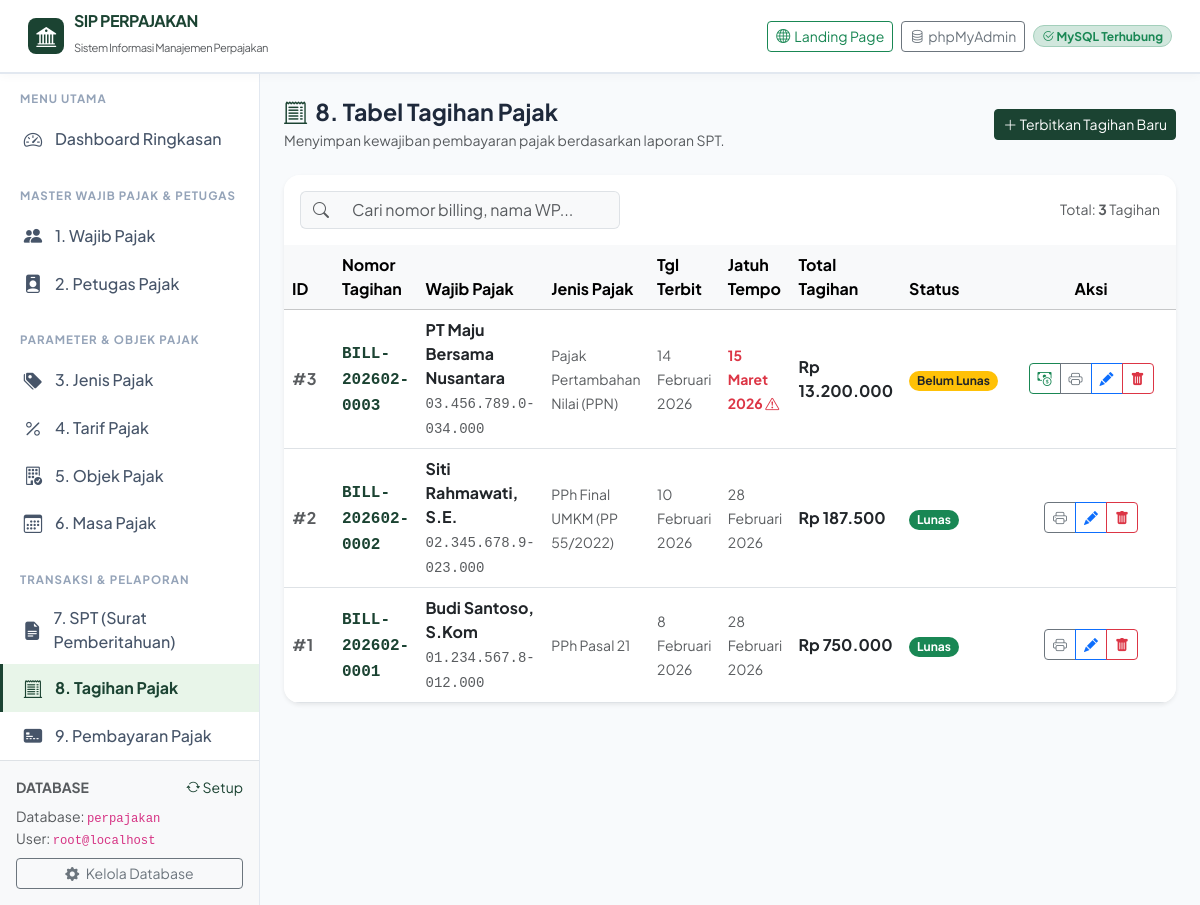
The page /tagihan.php on the database its author committed.
### tables this page shows
CREATE TABLE `tagihan` (
  `id_tagihan` INT NOT NULL AUTO_INCREMENT,
  `id_spt` INT NOT NULL,
  `nomor_tagihan` VARCHAR(50) DEFAULT NULL,
  `tanggal_tagihan` DATE DEFAULT NULL,
  `tanggal_jatuh_tempo` DATE DEFAULT NULL,
  `total_tagihan` DECIMAL(15,2) NOT NULL,
  `status` ENUM('Belum Lunas','Sebagian','Lunas') NOT NULL DEFAULT 'Belum Lunas',
  PRIMARY KEY (`id_tagihan`),
  UNIQUE KEY `uk_tagihan_spt` (`id_spt`),
  UNIQUE KEY `uk_nomor_tagihan` (`nomor_tagihan`),
  CONSTRAINT `fk_tagihan_spt` FOREIGN KEY (`id_spt`) REFERENCES `spt` (`id_spt`) ON DELETE CASCADE ON UPDATE CASCADE
);

### tagihan.php (the view, shortened to what this page needs)
<?php
require_once __DIR__ . '/includes/header.php';
$db = getDB();
$action = $_GET['action'] ?? 'index';
$id = isset($_GET['id']) ? (int)$_GET['id'] : 0;
$spt_options = [];
if ($dbReady) {
    try {
        $spt_query = "
            SELECT s.id_spt, s.jumlah_pajak, wp.nama AS nama_wp, jp.nama_pajak, mp.tahun_pajak
            FROM spt s
            JOIN wajib_pajak wp ON s.id_wajib_pajak = wp.id_wajib_pajak
            JOIN jenis_pajak jp ON s.id_jenis_pajak = jp.id_jenis_pajak
            JOIN masa_pajak mp ON s.id_masa_pajak = mp.id_masa_pajak
            WHERE s.id_spt NOT IN (SELECT id_spt FROM tagihan " . ($id > 0 ? "WHERE id_tagihan != $id" : "") . ")
            ORDER BY s.id_spt DESC
        ";
        $spt_options = $db->query($spt_query)->fetchAll();
    } catch (Exception $e) {}
}
$row_data = null;
$data_list = [];
if ($dbReady) {
    try {
        $data_list = $db->query("
            SELECT t.*,
                   wp.nama AS nama_wp, wp.npwp,
                   jp.nama_pajak,
                   COALESCE(SUM(p.jumlah_bayar), 0) AS total_sudah_dibayar
            FROM tagihan t
            JOIN spt s ON t.id_spt = s.id_spt
            JOIN wajib_pajak wp ON s.id_wajib_pajak = wp.id_wajib_pajak
            JOIN jenis_pajak jp ON s.id_jenis_pajak = jp.id_jenis_pajak
            LEFT JOIN pembayaran p ON t.id_tagihan = p.id_tagihan AND p.status = 'Berhasil'
            GROUP BY t.id_tagihan
            ORDER BY t.id_tagihan DESC
        ")->fetchAll();
    } catch (Exception $e) {}
}
?>
<div class="d-flex justify-content-between align-items-center flex-wrap gap-2 mb-4">
    <div>
        <h1 class="page-title"><i class="bi bi-receipt-cutoff text-tax-primary me-2"></i>8. Tabel Tagihan Pajak</h1>
        <p class="text-muted small mb-0">Menyimpan kewajiban pembayaran pajak berdasarkan laporan SPT.</p>
    </div>
    <div>
        <?php if ($action === 'create' || $action === 'edit'): ?>
            <a href="tagihan.php" class="btn btn-outline-secondary btn-sm"><i class="bi bi-arrow-left"></i> Kembali ke Daftar</a>
        <?php else: ?>
            <a href="tagihan.php?action=create" class="btn btn-tax-primary btn-sm"><i class="bi bi-plus-lg"></i> Terbitkan Tagihan Baru</a>
        <?php endif; ?>
    </div>
</div>
<?php if ($action === 'create' || $action === 'edit'): ?>
    <div class="card border-0 shadow-sm rounded-4">
        <div class="card-header bg-white py-3 border-0">
            <h5 class="fw-bold mb-0 text-dark">
                <?= $action === 'create' ? '<i class="bi bi-receipt text-success me-2"></i>Terbitkan Tagihan Pajak (Billing)' : '<i class="bi bi-pencil-square text-primary me-2"></i>Edit Data Tagihan' ?>
            </h5>
        </div>
        <div class="card-body p-4">
            <form method="POST">
                <div class="row g-3">
                    <div class="col-md-6">
                        <label class="form-label fw-semibold">Rujukan SPT Pajak <span class="text-danger">*</span></label>
                        <select name="id_spt" id="selectSPT" class="form-select" required>
                            <option value="">-- Pilih SPT untuk Ditagihkan --</option>
                            <?php foreach ($spt_options as $s): ?>
                                <?php
                                    $selected = (($row_data['id_spt'] ?? $_POST['id_spt'] ?? '') == $s['id_spt']) ? 'selected' : '';
                                ?>
                                <option value="<?= $s['id_spt'] ?>" data-jumlah="<?= $s['jumlah_pajak'] ?>" <?= $selected ?>>
                                    SPT #<?= $s['id_spt'] ?> - <?= htmlspecialchars($s['nama_wp']) ?> (<?= htmlspecialchars($s['nama_pajak']) ?>) - <?= format_rupiah($s['jumlah_pajak']) ?>
                                </option>
                            <?php endforeach; ?>
                        </select>
                    </div>
                    <div class="col-md-6">
                        <label class="form-label fw-semibold">Nomor Tagihan (Kode Billing)</label>
                        <input type="text" name="nomor_tagihan" class="form-control" placeholder="Biarkan kosong untuk generate otomatis"
                               value="<?= htmlspecialchars($_POST['nomor_tagihan'] ?? $row_data['nomor_tagihan'] ?? '') ?>">
                        <div class="form-text">Contoh: BILL-202602-0001 (Unik).</div>
                    </div>
                    <div class="col-md-4">
                        <label class="form-label fw-semibold">Tanggal Tagihan</label>
                        <input type="date" name="tanggal_tagihan" class="form-control"
                               value="<?= htmlspecialchars($_POST['tanggal_tagihan'] ?? $row_data['tanggal_tagihan'] ?? date('Y-m-d')) ?>">
                    </div>
                    <div class="col-md-4">
                        <label class="form-label fw-semibold">Tanggal Jatuh Tempo</label>
                        <input type="date" name="tanggal_jatuh_tempo" class="form-control"
                               value="<?= htmlspecialchars($_POST['tanggal_jatuh_tempo'] ?? $row_data['tanggal_jatuh_tempo'] ?? date('Y-m-d', strtotime('+30 days'))) ?>">
                    </div>
                    <div class="col-md-4">
                        <label class="form-label fw-semibold">Total Tagihan (Rp) <span class="text-danger">*</span></label>
                        <div class="input-group">
                            <span class="input-group-text fw-bold">Rp</span>
                            <input type="text" name="total_tagihan" id="inputTotalTagihan" class="form-control input-currency" placeholder="0"
                                   value="<?= number_format((float)($_POST['total_tagihan'] ?? $row_data['total_tagihan'] ?? 0), 0, ',', '.') ?>" required>
                        </div>
                    </div>
                    <div class="col-md-6">
                        <label class="form-label fw-semibold">Status Pembayaran Tagihan</label>
                        <select name="status" class="form-select">
                            <option value="Belum Lunas" <?= (($_POST['status'] ?? $row_data['status'] ?? '') === 'Belum Lunas') ? 'selected' : '' ?>>Belum Lunas</option>
                            <option value="Sebagian" <?= (($_POST['status'] ?? $row_data['status'] ?? '') === 'Sebagian') ? 'selected' : '' ?>>Sebagian</option>
                            <option value="Lunas" <?= (($_POST['status'] ?? $row_data['status'] ?? '') === 'Lunas') ? 'selected' : '' ?>>Lunas</option>
                        </select>
                    </div>
                    <div class="col-12 mt-4">
                        <button type="submit" class="btn btn-tax-primary px-4 fw-semibold">
                            <i class="bi bi-save me-1"></i> <?= $action === 'create' ? 'Terbitkan Tagihan' : 'Perbarui Tagihan' ?>
                        </button>
                        <a href="tagihan.php" class="btn btn-outline-secondary ms-2">Batal</a>
                    </div>
                </div>
            </form>
        </div>
    </div>
    <script>
        document.getElementById('selectSPT').addEventListener('change', function() {
            var selectedOption = this.options[this.selectedIndex];
            var jumlah = selectedOption.getAttribute('data-jumlah');
            if (jumlah) {
                document.getElementById('inputTotalTagihan').value = new Intl.NumberFormat('id-ID').format(jumlah);
            }
        });
    </script>
<?php else: ?>
    <div class="card border-0 shadow-sm rounded-4 overflow-hidden">
        <div class="card-header bg-white py-3 border-0 d-flex justify-content-between align-items-center flex-wrap gap-2">
            <div class="input-group" style="max-width: 320px;">
                <span class="input-group-text bg-light border-end-0"><i class="bi bi-search text-muted"></i></span>
                <input type="text" id="tableSearchInput" class="form-control bg-light border-start-0"
                       value="<?= htmlspecialchars($_GET['search'] ?? '') ?>" placeholder="Cari nomor billing, nama WP...">
            </div>
            <div class="small text-muted">
                Total: <strong><?= count($data_list) ?></strong> Tagihan
            </div>
        </div>
        <div class="table-responsive">
            <table class="table table-hover align-middle mb-0 table-searchable">
                <thead class="table-light">
                    <tr>
                        <th style="width: 50px;">ID</th>
                        <th>Nomor Tagihan</th>
                        <th>Wajib Pajak</th>
                        <th>Jenis Pajak</th>
                        <th>Tgl Terbit</th>
                        <th>Jatuh Tempo</th>
                        <th>Total Tagihan</th>
                        <th>Status</th>
                        <th class="text-center" style="width: 170px;">Aksi</th>
                    </tr>
                </thead>
                <tbody>
                    <?php if (empty($data_list)): ?>
                        <tr><td colspan="9" class="text-center py-4 text-muted">Belum ada data Tagihan. Terbitkan tagihan baru dari SPT.</td></tr>
                    <?php else: ?>
                        <?php foreach ($data_list as $row): ?>
                        <tr>
                            <td><span class="text-muted fw-bold">#<?= $row['id_tagihan'] ?></span></td>
                            <td>
                                <strong class="text-tax-primary font-monospace"><?= htmlspecialchars($row['nomor_tagihan']) ?></strong>
                            </td>
                            <td>
                                <strong class="text-dark d-block"><?= htmlspecialchars($row['nama_wp']) ?></strong>
                                <small class="text-muted font-monospace"><?= htmlspecialchars($row['npwp']) ?></small>
                            </td>
                            <td><span class="small text-muted"><?= htmlspecialchars($row['nama_pajak']) ?></span></td>
                            <td><span class="small text-muted"><?= format_tanggal($row['tanggal_tagihan']) ?></span></td>
                            <td>
                                <?php
                                    $is_overdue = ($row['status'] !== 'Lunas' && $row['tanggal_jatuh_tempo'] < date('Y-m-d'));
                                ?>
                                <span class="small <?= $is_overdue ? 'text-danger fw-bold' : 'text-muted' ?>">
                                    <?= format_tanggal($row['tanggal_jatuh_tempo']) ?>
                                    <?= $is_overdue ? '<i class="bi bi-exclamation-triangle" title="Jatuh tempo terlewati!"></i>' : '' ?>
                                </span>
                            </td>
                            <td>
                                <div class="fw-bold text-dark"><?= format_rupiah($row['total_tagihan']) ?></div>
                            </td>
                            <td><?= render_status_badge($row['status']) ?></td>
                            <td class="text-center">
                                <div class="btn-group btn-group-sm">
                                    <?php if ($row['status'] !== 'Lunas'): ?>
                                        <a href="pembayaran.php?action=create&id_tagihan=<?= $row['id_tagihan'] ?>" class="btn btn-outline-success" title="Catat Bayar">
                                            <i class="bi bi-cash-coin"></i>
                                        </a>
                                    <?php endif; ?>
                                    <a href="cetak_tagihan.php?id=<?= $row['id_tagihan'] ?>" target="_blank" class="btn btn-outline-secondary" title="Cetak Surat Setoran / Invoice">
                                        <i class="bi bi-printer"></i>
                                    </a>
                                    <a href="tagihan.php?action=edit&id=<?= $row['id_tagihan'] ?>" class="btn btn-outline-primary" title="Edit">
                                        <i class="bi bi-pencil-fill"></i>
                                    </a>
                                    <a href="tagihan.php?action=delete&id=<?= $row['id_tagihan'] ?>"
                                       class="btn btn-outline-danger btn-confirm-delete"
                                       data-name="Tagihan <?= htmlspecialchars($row['nomor_tagihan']) ?>" title="Hapus">
                                        <i class="bi bi-trash-fill"></i>
                                    </a>
                                </div>
                            </td>
                        </tr>
                        <?php endforeach; ?>
                    <?php endif; ?>
                </tbody>
            </table>
        </div>
    </div>
<?php endif; ?>
<?php require_once __DIR__ . '/includes/footer.php'; ?>

### includes/functions.php (shortened to what this page needs)
<?php
function format_rupiah($angka) {
    return 'Rp ' . number_format((float)$angka, 0, ',', '.');
}
function format_tanggal($tanggal, $include_time = false) {
    $bulan_indo = [
        1 => 'Januari', 'Februari', 'Maret', 'April', 'Mei', 'Juni',
        'Juli', 'Agustus', 'September', 'Oktober', 'November', 'Desember'
    ];
    $ts = strtotime($tanggal);
    $tgl = date('j', $ts);
    $bln = $bulan_indo[(int)date('n', $ts)];
    $thn = date('Y', $ts);
    $res = "$tgl $bln $thn";
    return $res;
}
function render_status_badge($status) {
    $map = [
        'Aktif'         => 'bg-success',
        'Nonaktif'      => 'bg-secondary',
        'Draft'         => 'bg-secondary',
        'Diajukan'      => 'bg-primary',
        'Diverifikasi'  => 'bg-info text-dark',
        'Ditolak'       => 'bg-danger',
        'Belum Lunas'   => 'bg-warning text-dark',
        'Sebagian'      => 'bg-info text-dark',
        'Lunas'         => 'bg-success',
        'Berhasil'      => 'bg-success',
        'Menunggu'      => 'bg-warning text-dark',
        'Gagal'         => 'bg-danger',
    ];
    $cls = isset($map[$status]) ? $map[$status] : 'bg-secondary';
    return '<span class="badge ' . $cls . ' px-2 py-1 rounded-pill">' . htmlspecialchars($status) . '</span>';
}

### assets/css/style.css (style rules this page uses)
:root { --tax-primary: #1b4332; --tax-primary-dark: #0f281e; --tax-primary-light: #2d6a4f; --tax-accent: #d4af37; --tax-accent-hover: #b89628; --tax-gold: #f59e0b; --tax-bg: #f8fafc; --tax-sidebar-width: 260px; }
body { font-family: 'Segoe UI', system-ui, -apple-system, BlinkMacSystemFont, Roboto, sans-serif; background-color: var(--tax-bg); color: #334155; min-height: 100vh; }
.text-tax-primary { color: var(--tax-primary) !important; }
.btn-tax-primary { background-color: var(--tax-primary); border-color: var(--tax-primary); color: #ffffff; transition: all 0.2s ease-in-out; }
.page-title { font-size: 1.45rem; font-weight: 700; color: #1e293b; margin-bottom: 4px; }

### includes/header.php (style rules this page uses)
body { font-family: 'Plus Jakarta Sans', sans-serif; }

### rows shown on the page
tagihan: id_tagihan "3", nomor_tagihan "BILL-202602-0003", nama_wp "PT Maju Bersama Nusantara", npwp "03.456.789.0-034.000", nama_pajak "Pajak Pertambahan Nilai (PPN)", tanggal_tagihan "14 Februari 2026", tanggal_jatuh_tempo "15 Maret 2026", total_tagihan "Rp 13.200.000", status "Belum Lunas"
tagihan: id_tagihan "2", nomor_tagihan "BILL-202602-0002", nama_wp "Siti Rahmawati, S.E.", npwp "02.345.678.9-023.000", nama_pajak "PPh Final UMKM (PP 55/2022)", tanggal_tagihan "10 Februari 2026", tanggal_jatuh_tempo "28 Februari 2026", total_tagihan "Rp 187.500", status "Lunas"
tagihan: id_tagihan "1", nomor_tagihan "BILL-202602-0001", nama_wp "Budi Santoso, S.Kom", npwp "01.234.567.8-012.000", nama_pajak "PPh Pasal 21", tanggal_tagihan "8 Februari 2026", tanggal_jatuh_tempo "28 Februari 2026", total_tagihan "Rp 750.000", status "Lunas"

### other values the page prints
count($data_list) "3"
